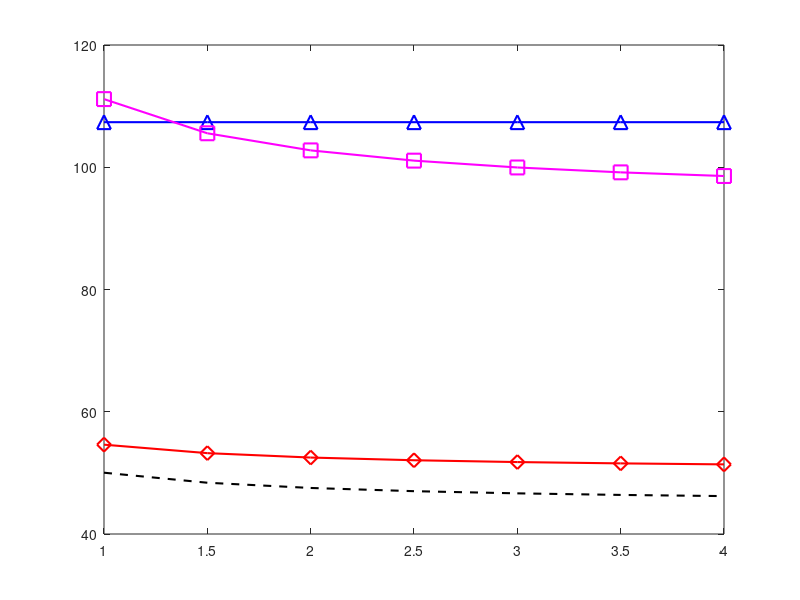

The MATLAB source for this figure:
%{
Copyright (c) 2019, Yiliang Liu
School of Electronics Information Engineering, Harbin Institute of Technology, China
All rights reserved.
This code is used to provide the offloading simulations in [1].
[1] XXX
Parameter:
%}

clear
close all

%% vehicle computing parameters
av = 5; % computing capacity of vehicle 5 bit/s/Hz
vehicle_core = 2e9; % CPU of vehicle 1*2 Ghz
vehicle_computing_capacity = av*vehicle_core;

%% MEC computing parameters
am = 1:0.5:4; % computing capacity of MEC bit/s/Hz
MEC_core = 64e9; % CPU of MEC 8*64Ghz
MEC_computing_capacity = am*MEC_core;

%% communication throughput
Ru = 5; % uplink secrecy rate bit/s/Hz
Rd = 8; % downlink secrecy rate bit/s/Hz
Rd_sdp = 12; % downlink secrecy rate with SDP bit/s/Hz
bandwidth_uplink = 5e6; % 50 MHz
bandwidth_downlink = 2e6; % 10 MHz
modulation = 1024; % 1024 OFDM modulation
uplink_throughput = Ru*bandwidth_uplink*modulation;
downlink_throughput = Rd*bandwidth_downlink*modulation;
downlink_throughput_sdp = Rd_sdp*bandwidth_downlink*modulation;

%% data
alpha = 0.8; % ratio of input and output of MEC
m  = 128; % 1 Mb
package_size = m*8*1024*1024; 

T1 = zeros(length(am),1);
T1_sdp = zeros(length(am),1);
Tv = zeros(length(am),1);
Tm = zeros(length(am),1);

%% begin simulation
for i = 1:1:length(am)
    a1 = 1/MEC_computing_capacity(i)+1/uplink_throughput+alpha/downlink_throughput;
    a1_sdp = 1/MEC_computing_capacity(i)+1/uplink_throughput+alpha/downlink_throughput_sdp;
    eta = 1-1/(vehicle_computing_capacity*a1+1);
    eta_sdp = 1-1/(vehicle_computing_capacity*a1_sdp+1);
    T1(i) = package_size*eta/vehicle_computing_capacity;
    T1_sdp(i) = package_size*eta_sdp/vehicle_computing_capacity;
    Tv(i) = package_size/vehicle_computing_capacity;
    Tm(i)= package_size/MEC_computing_capacity(i)+package_size/uplink_throughput+package_size*alpha/downlink_throughput;
end

plot(am,T1*1000,'rd-','Linewidth',1.5,'markersize',10)
hold on
plot(am,Tv*1000,'b^-','Linewidth',1.5,'markersize',10)
plot(am,Tm*1000,'ms-','Linewidth',1.5,'markersize',10)
plot(am,T1_sdp*1000,'k--','Linewidth',1.5,'markersize',10)

